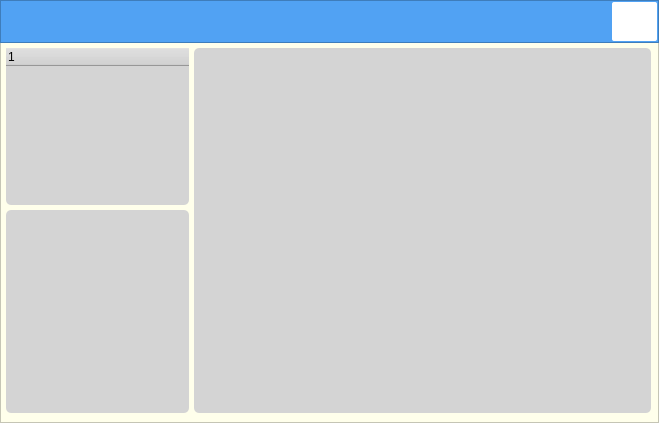
<?xml version="1.0" encoding="UTF-8"?>
<ui version="4.0">
 <class>Frame</class>
 <widget class="QFrame" name="Frame">
  <property name="geometry">
   <rect>
    <x>0</x>
    <y>0</y>
    <width>659</width>
    <height>423</height>
   </rect>
  </property>
  <property name="windowTitle">
   <string>Frame</string>
  </property>
  <property name="styleSheet">
   <string notr="true">background-color: rgb(255, 255, 235);</string>
  </property>
  <property name="frameShape">
   <enum>QFrame::StyledPanel</enum>
  </property>
  <property name="frameShadow">
   <enum>QFrame::Raised</enum>
  </property>
  <widget class="QFrame" name="frame">
   <property name="geometry">
    <rect>
     <x>0</x>
     <y>0</y>
     <width>659</width>
     <height>43</height>
    </rect>
   </property>
   <property name="styleSheet">
    <string notr="true">background-color: rgb(81, 162, 243);</string>
   </property>
   <property name="frameShape">
    <enum>QFrame::StyledPanel</enum>
   </property>
   <property name="frameShadow">
    <enum>QFrame::Raised</enum>
   </property>
   <widget class="QPushButton" name="pushButton">
    <property name="geometry">
     <rect>
      <x>612</x>
      <y>2</y>
      <width>45</width>
      <height>39</height>
     </rect>
    </property>
    <property name="styleSheet">
     <string notr="true">background-color: rgb(255, 255, 255);
border-width:1px;
border-radius:2px;
border-color: rgb(220, 0, 0);</string>
    </property>
    <property name="text">
     <string/>
    </property>
   </widget>
  </widget>
  <widget class="QTreeWidget" name="treeWidget">
   <property name="geometry">
    <rect>
     <x>6</x>
     <y>48</y>
     <width>183</width>
     <height>157</height>
    </rect>
   </property>
   <property name="styleSheet">
    <string notr="true">background-color: rgb(212, 212, 212);
border-style:solid;
border-radius:5px;</string>
   </property>
  </widget>
  <widget class="QTableWidget" name="tableWidget">
   <property name="geometry">
    <rect>
     <x>194</x>
     <y>48</y>
     <width>457</width>
     <height>365</height>
    </rect>
   </property>
   <property name="styleSheet">
    <string notr="true">background-color: rgb(212, 212, 212);
border-style:solid;
border-radius:5px;</string>
   </property>
  </widget>
  <widget class="QFrame" name="frame_2">
   <property name="geometry">
    <rect>
     <x>6</x>
     <y>210</y>
     <width>183</width>
     <height>203</height>
    </rect>
   </property>
   <property name="styleSheet">
    <string notr="true">background-color: rgb(212, 212, 212);
border-style:solid;
border-radius:5px;</string>
   </property>
   <property name="frameShape">
    <enum>QFrame::StyledPanel</enum>
   </property>
   <property name="frameShadow">
    <enum>QFrame::Raised</enum>
   </property>
  </widget>
 </widget>
 <resources/>
 <connections/>
</ui>
